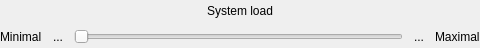
<?xml version="1.0" encoding="UTF-8"?>
<ui version="4.0">
 <class>SystemLoadWidget</class>
 <widget class="QWidget" name="SystemLoadWidget">
  <property name="geometry">
   <rect>
    <x>0</x>
    <y>0</y>
    <width>480</width>
    <height>48</height>
   </rect>
  </property>
  <property name="windowTitle">
   <string>Form</string>
  </property>
  <layout class="QVBoxLayout" name="verticalLayout">
   <property name="spacing">
    <number>4</number>
   </property>
   <property name="leftMargin">
    <number>0</number>
   </property>
   <property name="topMargin">
    <number>0</number>
   </property>
   <property name="rightMargin">
    <number>0</number>
   </property>
   <property name="bottomMargin">
    <number>0</number>
   </property>
   <item alignment="Qt::AlignHCenter">
    <widget class="QLabel" name="systemLoadLabel">
     <property name="text">
      <string>System load</string>
     </property>
    </widget>
   </item>
   <item>
    <layout class="QHBoxLayout" name="sliderLayout">
     <property name="spacing">
      <number>4</number>
     </property>
     <item>
      <widget class="QLabel" name="minimalLabel">
       <property name="text">
        <string>Minimal</string>
       </property>
      </widget>
     </item>
     <item>
      <widget class="QToolButton" name="minusBtn">
       <property name="text">
        <string>...</string>
       </property>
       <property name="icon">
        <iconset resource="../resources/resources.qrc">
         <normaloff>:/icons/minus.svg</normaloff>:/icons/minus.svg</iconset>
       </property>
       <property name="autoRaise">
        <bool>true</bool>
       </property>
      </widget>
     </item>
     <item>
      <widget class="QSlider" name="slider">
       <property name="sizePolicy">
        <sizepolicy hsizetype="Expanding" vsizetype="Fixed">
         <horstretch>1</horstretch>
         <verstretch>0</verstretch>
        </sizepolicy>
       </property>
       <property name="tracking">
        <bool>false</bool>
       </property>
       <property name="orientation">
        <enum>Qt::Horizontal</enum>
       </property>
       <property name="tickPosition">
        <enum>QSlider::NoTicks</enum>
       </property>
      </widget>
     </item>
     <item>
      <widget class="QToolButton" name="plusBtn">
       <property name="text">
        <string>...</string>
       </property>
       <property name="icon">
        <iconset resource="../resources/resources.qrc">
         <normaloff>:/icons/plus.svg</normaloff>:/icons/plus.svg</iconset>
       </property>
       <property name="autoRaise">
        <bool>true</bool>
       </property>
      </widget>
     </item>
     <item>
      <widget class="QLabel" name="maximalLabel">
       <property name="text">
        <string>Maximal</string>
       </property>
      </widget>
     </item>
    </layout>
   </item>
  </layout>
 </widget>
 <resources>
  <include location="../resources/resources.qrc"/>
 </resources>
 <connections/>
</ui>
